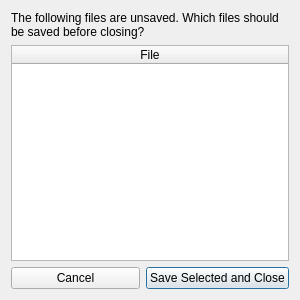
<?xml version="1.0" encoding="UTF-8"?>
<ui version="4.0">
 <class>Dialog</class>
 <widget class="QDialog" name="Dialog">
  <property name="windowModality">
   <enum>Qt::WindowModal</enum>
  </property>
  <property name="geometry">
   <rect>
    <x>0</x>
    <y>0</y>
    <width>300</width>
    <height>300</height>
   </rect>
  </property>
  <property name="windowTitle">
   <string>Dialog</string>
  </property>
  <property name="modal">
   <bool>true</bool>
  </property>
  <layout class="QVBoxLayout" name="verticalLayout">
   <item>
    <widget class="QLabel" name="label">
     <property name="text">
      <string>The following files are unsaved. Which files should be saved before closing?</string>
     </property>
     <property name="wordWrap">
      <bool>true</bool>
     </property>
    </widget>
   </item>
   <item>
    <widget class="QTableWidget" name="unsaved_file_table">
     <property name="dragDropOverwriteMode">
      <bool>false</bool>
     </property>
     <attribute name="horizontalHeaderStretchLastSection">
      <bool>true</bool>
     </attribute>
     <attribute name="verticalHeaderStretchLastSection">
      <bool>false</bool>
     </attribute>
     <column>
      <property name="text">
       <string>File</string>
      </property>
     </column>
    </widget>
   </item>
   <item>
    <layout class="QGridLayout" name="gridLayout">
     <item row="0" column="1">
      <widget class="QPushButton" name="save_and_close">
       <property name="text">
        <string>Save Selected and Close</string>
       </property>
      </widget>
     </item>
     <item row="0" column="0">
      <widget class="QPushButton" name="cancel">
       <property name="text">
        <string>Cancel</string>
       </property>
      </widget>
     </item>
    </layout>
   </item>
  </layout>
 </widget>
 <resources/>
 <connections>
  <connection>
   <sender>cancel</sender>
   <signal>clicked()</signal>
   <receiver>Dialog</receiver>
   <slot>reject()</slot>
   <hints>
    <hint type="sourcelabel">
     <x>102</x>
     <y>277</y>
    </hint>
    <hint type="destinationlabel">
     <x>199</x>
     <y>149</y>
    </hint>
   </hints>
  </connection>
  <connection>
   <sender>save_and_close</sender>
   <signal>clicked()</signal>
   <receiver>Dialog</receiver>
   <slot>accept()</slot>
   <hints>
    <hint type="sourcelabel">
     <x>297</x>
     <y>277</y>
    </hint>
    <hint type="destinationlabel">
     <x>199</x>
     <y>149</y>
    </hint>
   </hints>
  </connection>
 </connections>
</ui>
